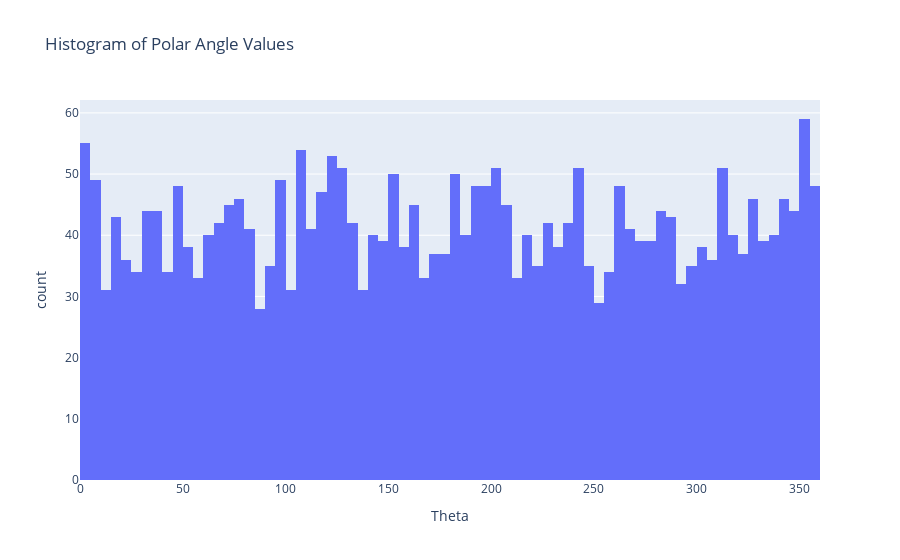

This figure's notebook cell:
### Code cell
# Create a histogram of 'Radius' values
fig = px.histogram(trial_data, x='Theta', nbins=100, title='Histogram of Polar Angle Values')

# Show the plot
fig.show()

### Figure 1 — Plotly figure (JSON) as saved in the notebook; plotly's stock layout.template omitted (floating-point values rounded to 4 significant figures; data arrays with more than 128 entries replaced by an {"elided": "..."} marker saying what was removed)
{"data": [{"alignmentgroup": "True", "bingroup": "x", "hovertemplate": "Theta=%{x}<br>count=%{y}<extra></extra>", "legendgroup": "", "marker": {"color": "#636efa", "pattern": {"shape": ""}}, "name": "", "nbinsx": 100, "offsetgroup": "", "orientation": "v", "showlegend": false, "type": "histogram", "x": {"elided": "2990 float values"}, "xaxis": "x", "yaxis": "y"}], "layout": {"barmode": "relative", "legend": {"tracegroupgap": 0}, "title": {"text": "Histogram of Polar Angle Values"}, "xaxis": {"anchor": "y", "domain": [0, 1], "title": {"text": "Theta"}}, "yaxis": {"anchor": "x", "domain": [0, 1], "title": {"text": "count"}}}}
